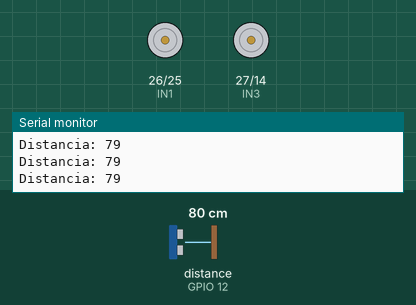
The sketch below on a simulated ESP32. On the bench: motor-driver pin pairs drawn as motors (green arrow = first pin HIGH = forward, orange = second pin HIGH = backward, longer = more drive, scaled by the enable pin), the last lines printed to the serial monitor. Wiring (inferred from the names in the program): ultrasonic range finder: trigger GPIO 13; echo GPIO 12. The test bench sets the inputs (shaded band); at power-on: distance to the obstacle (sensor on GPIO 12) 80 cm. The echo pulse lasts 58.3 µs per cm.

Above: at 1.2 s.
1.3 s: distance to the obstacle (sensor on GPIO 12) set to 12 cm
2.8 s: distance to the obstacle (sensor on GPIO 12) set to 9 cm
At 4.1 s:
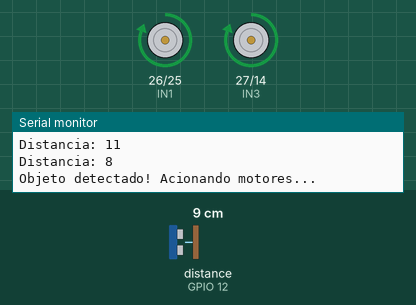
Timing chart, 0 to 8.3 s (numbered marks = the images above; inputs shaded):
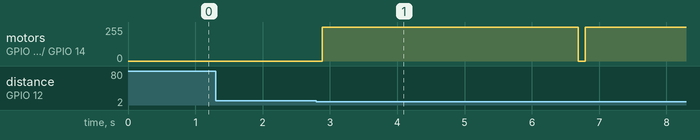

Measured:
- the behaviour switches between 11 and 10 cm on distance to the obstacle (sensor on GPIO 12) (found by bisection; images 0 and 1)
- after the input at 2.8 s, motor on GPIO 26 (IN1) / GPIO 25 (IN2), motor on GPIO 27 (IN3) / GPIO 14 (IN4): stopped → forward 255/255 after 0.09 s, → stopped 3.8 s later, → forward 255/255 0.10 s later

The sketch:

PIRAMIDES.ino
```cpp
// =================== PINOS ===================
#define TRIG_PIN 13
#define ECHO_PIN 12

// Ponte H - uma única placa com 4 entradas
#define IN1 26  // Motor 1
#define IN2 25
#define IN3 27  // Motor 2
#define IN4 14

#define ENA 33  // PWM Motor 1
#define ENB 32  // PWM Motor 2

// =================== VARIÁVEIS ===================
#define DIST_THRESHOLD 10  // cm
#define MOTOR_RUN_TIME 3800 // 5 segundos

// =================== SETUP ===================
void setup() {
  Serial.begin(115200);

  pinMode(TRIG_PIN, OUTPUT);
  pinMode(ECHO_PIN, INPUT);

  pinMode(IN1, OUTPUT);
  pinMode(IN2, OUTPUT);
  pinMode(IN3, OUTPUT);
  pinMode(IN4, OUTPUT);
  pinMode(ENA, OUTPUT);
  pinMode(ENB, OUTPUT);

  stopMotors();
}

// =================== LOOP ===================
void loop() {
  long duration, distance;

  // Envia pulso ultrassônico
  digitalWrite(TRIG_PIN, LOW);
  delayMicroseconds(2);
  digitalWrite(TRIG_PIN, HIGH);
  delayMicroseconds(10);
  digitalWrite(TRIG_PIN, LOW);

  // Leitura do tempo de retorno
  duration = pulseIn(ECHO_PIN, HIGH);

  // Converte para cm
  distance = duration * 0.034 / 2;
  Serial.print("Distancia: ");
  Serial.println(distance);

  if (distance < DIST_THRESHOLD) {
    Serial.println("Objeto detectado! Acionando motores...");
    runMotors();
    delay(MOTOR_RUN_TIME);
    stopMotors();
  }

  delay(100); // Pequena pausa antes da próxima leitura
}

// =================== FUNÇÕES AUXILIARES ===================
void runMotors() {
  // Motor 1 frente
  digitalWrite(IN1, HIGH);
  digitalWrite(IN2, LOW);
  // Motor 2 frente
  digitalWrite(IN3, HIGH);
  digitalWrite(IN4, LOW);

  analogWrite(ENA, 255); // velocidade máxima Motor 1
  analogWrite(ENB, 255); // velocidade máxima Motor 2
}

void stopMotors() {
  digitalWrite(IN1, LOW);
  digitalWrite(IN2, LOW);
  digitalWrite(IN3, LOW);
  digitalWrite(IN4, LOW);

  analogWrite(ENA, 0);
  analogWrite(ENB, 0);
}
```
